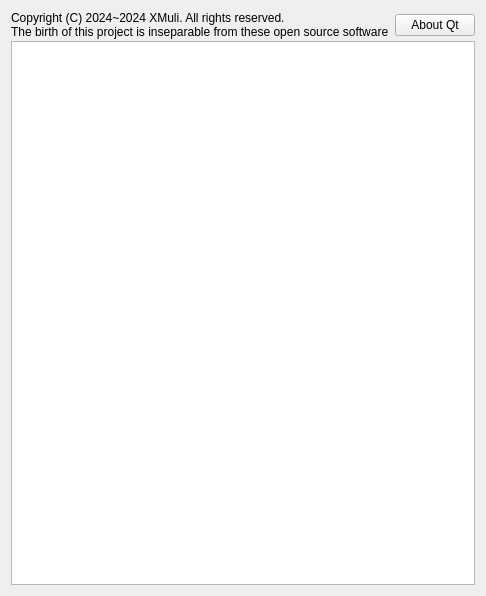
<?xml version="1.0" encoding="UTF-8"?>
<ui version="4.0">
 <class>LicenseUI</class>
 <widget class="QWidget" name="LicenseUI">
  <property name="geometry">
   <rect>
    <x>0</x>
    <y>0</y>
    <width>400</width>
    <height>596</height>
   </rect>
  </property>
  <property name="windowTitle">
   <string>Open source licenses</string>
  </property>
  <property name="windowIcon">
   <iconset resource="../../resources/resources.qrc">
    <normaloff>:/logo/logo.svg</normaloff>:/logo/logo.svg</iconset>
  </property>
  <layout class="QVBoxLayout" name="verticalLayout">
   <property name="spacing">
    <number>2</number>
   </property>
   <item>
    <widget class="QWidget" name="widget" native="true">
     <layout class="QHBoxLayout" name="horizontalLayout" stretch="9,1">
      <property name="leftMargin">
       <number>0</number>
      </property>
      <property name="topMargin">
       <number>0</number>
      </property>
      <property name="rightMargin">
       <number>0</number>
      </property>
      <property name="bottomMargin">
       <number>0</number>
      </property>
      <item>
       <widget class="QLabel" name="labIntroduce">
        <property name="text">
         <string>Copyright (C) 2024~2024 XMuli. All rights reserved.
The birth of this project is inseparable from these open source software</string>
        </property>
        <property name="openExternalLinks">
         <bool>true</bool>
        </property>
       </widget>
      </item>
      <item>
       <widget class="QPushButton" name="pushButton">
        <property name="text">
         <string>About Qt</string>
        </property>
       </widget>
      </item>
     </layout>
    </widget>
   </item>
   <item>
    <widget class="QTextBrowser" name="textBrowser">
     <property name="openExternalLinks">
      <bool>true</bool>
     </property>
    </widget>
   </item>
  </layout>
 </widget>
 <resources>
  <include location="../../resources/resources.qrc"/>
 </resources>
 <connections/>
</ui>
